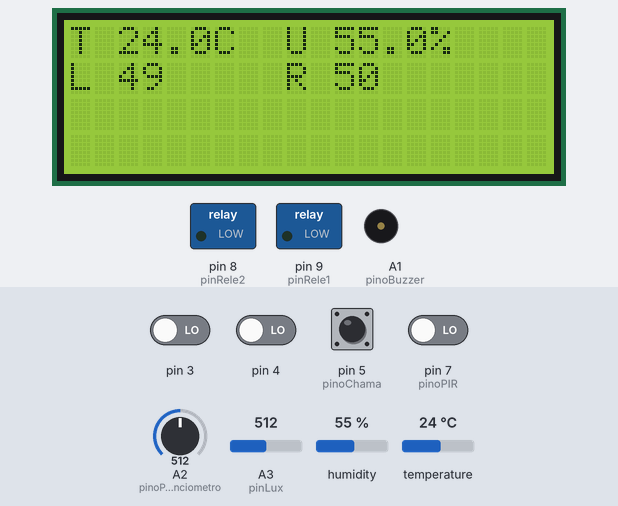
Bench run of a sketch on a simulated Arduino Uno, built with avr-gcc and run on an emulated ATmega328P. Parts: 20×4 character LCD, switched loads named in the sketch (green lamp = pin HIGH), buzzer (waves = sounding). The inputs (shaded band) are chosen by the test bench; at power-on: pin 5 (pinoChama) HIGH, pin 3, pin 4, pin 7 (pinoPIR) LOW, humidity 55 %, A2 (pinoPotenciometro) = 512, A3 (pinLux) = 512, temperature 24 °C. The modem accepts every AT command (registered, SIM ready, sends succeed) and sends nothing else; what the sketch prints to the serial monitor is not drawn.

Above: at 1.3 s.
1.4 s: humidity set to 51 %
At 3.3 s:
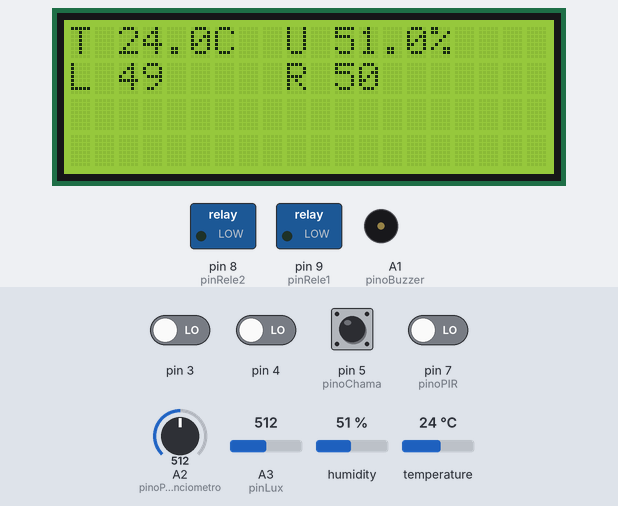
3.6 s: humidity set to 48 %
At 4.9 s:
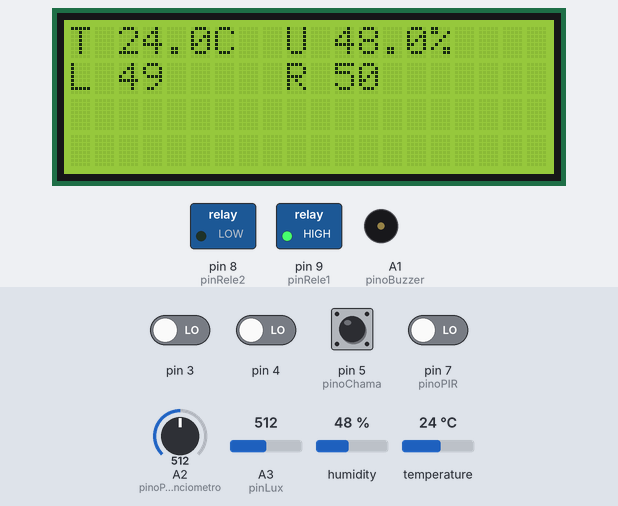
5.6 s: pin 3 driven HIGH
At 5.9 s:
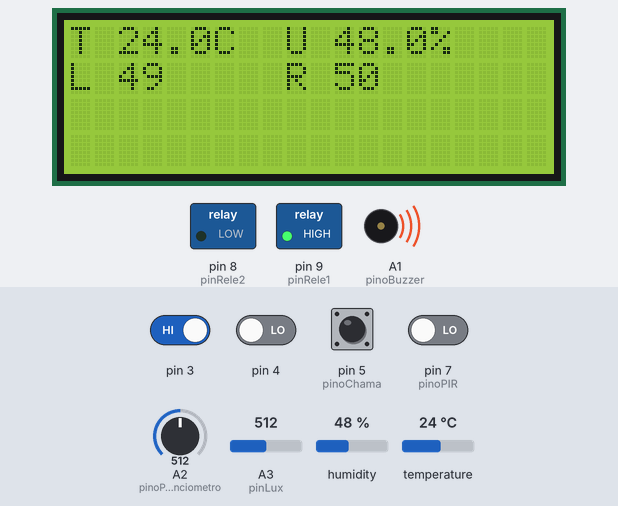
7.1 s: A2 (pinoPotenciometro) set to 503
At 8.2 s:
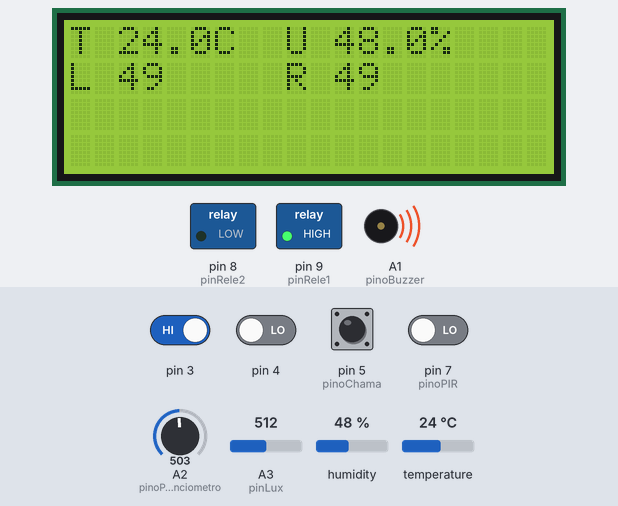
8.6 s: A2 (pinoPotenciometro) set to 483
At 9.2 s:
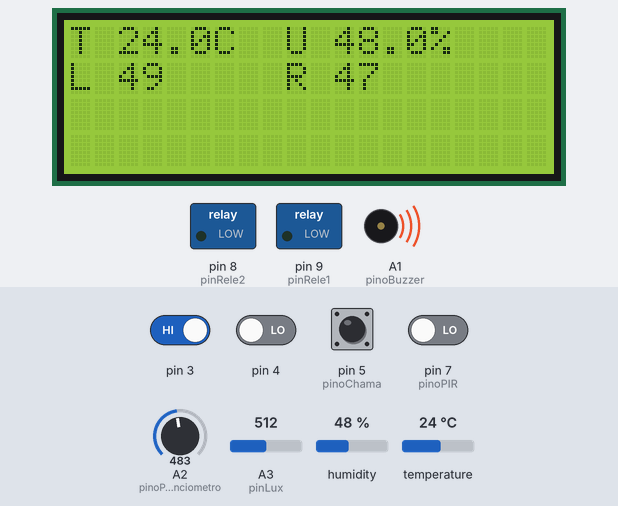
10.1 s: A3 (pinLux) set to 992
At 10.5 s:
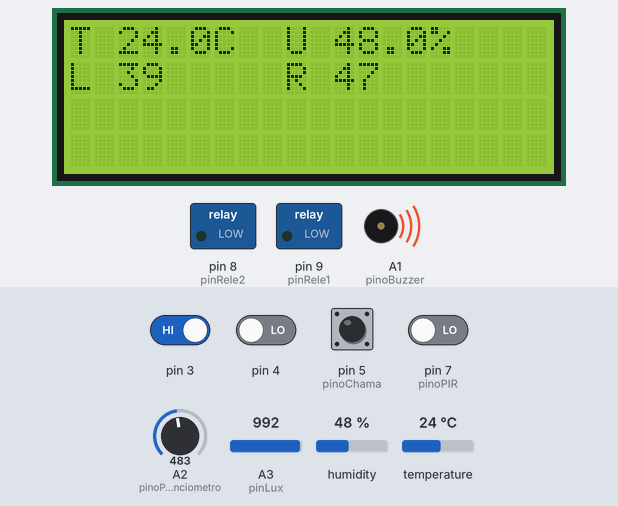
Timing chart, 0 to 12.6 s (numbered marks = the images above; inputs shaded):
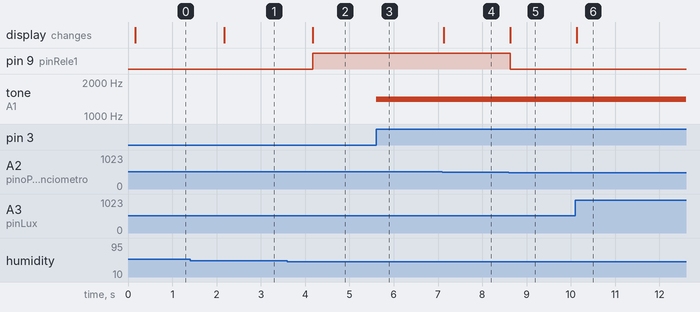

Measured:
- the behaviour switches between 50 and 49 % on humidity (found by bisection; images 1 and 2)
- the behaviour switches between 496 and 495 on A2 (pinoPotenciometro) (found by bisection; images 4 and 5)
- after the input at 1.4 s, the display: changes after 0.77 s (image 1)
- after the input at 3.6 s, pin 9 (pinRele1): LOW → HIGH after 0.57 s; the display: changes after 0.57 s (image 2)
- after the input at 5.6 s, tone on A1 (pinoBuzzer): silent → 1400 Hz at once
- after the input at 7.1 s, the display: changes at once (image 4)
- after the input at 8.6 s, pin 9 (pinRele1): HIGH → LOW at once; the display: changes at once (image 5)
- after the input at 10.1 s, the display: changes at once (image 6)

The sketch:

central.ino
```cpp
/*
   Autor: Matheus de Souza Silva, Data: Dezembro de 2018
   revisao: 13/04/2018
   revisao: 22/04/2018
   revisao: 07/05/2018
   revisao: 11/05/2018
   revisao: 03/08/2018
   revisao: 09/08/2018
   revisao: 12/09/2018
   revisão: 23/09/2018
   revisão: 25/09/2018
   revisão final: 07/12/2018
*/

// --- Bibliotecas Auxiliares ---
#include <Wire.h>
#include <LiquidCrystal_I2C.h>
#include <DHT.h>
#include <Adafruit_Sensor.h>
#include <SPI.h>
#include <SoftwareSerial.h>
// ------------------------------------------------------------------------------------------------------------------------------------

// --- Mapeamento de Portas ---
#define DHTPIN      6
#define pinoPIR     7
#define pinoPotenciometro A2
#define pinRele1    9
#define pinRele2    8
#define DHTTYPE DHT22
#define pinoChama   5
#define pinLux      A3
#define pinoBuzzer  A1
#define RX 11
#define TX 12

//----Configuração para conexão internet via ESP01 ----
String AP = "i10 TELECOM - 287";  // Rede
String PASS = "i102018982145";    // Senha
String API = "LAY98YM2W4UHIDYP";  // Chave de escrita ThingSpeak
String HOST = "api.thingspeak.com"; // url da api. Fixa
String PORT = "80";
String field = "field1";
int countTrueCommand;
int countTimeCommand;
boolean found = false;
int valSensor = 1;
long tempoGravar = 0;
SoftwareSerial esp8266(RX,TX);

int sensor = 0x50;

boolean flagPIR = false;
boolean flagCHAMA = false;

// --- Configuracao Hardware do LCD ---
LiquidCrystal_I2C lcd(0x27,20,4);
// --- Configuracao Hardware sensor
DHT dht(DHTPIN, DHTTYPE);
// -------------------------------------------------------------------------------------------------------------------------------------

// --- Configurações Iniciais ---
void setup()
{
  //---------------------- CONEXÃO WIFI -----------------------------
  Serial.begin(9600);
  esp8266.begin(115200);
  sendCommand("AT",5,"OK");
  sendCommand("AT+CWMODE=1",5,"OK");
  sendCommand("AT+CWJAP=\""+ AP +"\",\""+ PASS +"\"",20,"OK");
  //-----------------------------------------------------------------

  dht.begin();
  lcd.init();
  lcd.backlight();

  pinMode(pinoChama, INPUT);
  pinMode(pinoPIR, INPUT);
  pinMode(pinLux, INPUT);
  pinMode(pinRele1, OUTPUT);
  pinMode(pinRele2, OUTPUT);
  pinMode(pinoPotenciometro, INPUT);
  pinMode(pinoBuzzer, OUTPUT);

}

void loop()
{
   int ptUmidade = map(analogRead(pinoPotenciometro), 0, 1023, 1, 100);   //valor recebido pelo potenciometro
   releUmidade(ptUmidade);
   sensorChama();
   if(flagPIR == true && digitalRead(4) == HIGH){flagPIR = false;
   digitalWrite(pinoBuzzer,1); delay(50); digitalWrite(pinoBuzzer,0);
   digitalWrite(pinoBuzzer,1); delay(50); digitalWrite(pinoBuzzer,0);}
   if(digitalRead(3)){flagPIR = true; tone(pinoBuzzer,1400,250);}
   if(flagPIR){movimento();}

   temperatura();
}

void gravar(float x, float y, int z){
   String getData = "GET /update?api_key="+ API +"&field1="+x+"&field2="+y+"&field3="+z;
   sendCommand("AT+CIPMUX=1",5,"OK");
   sendCommand("AT+CIPSTART=0,\"TCP\",\""+ HOST +"\","+ PORT,15,"OK");
   sendCommand("AT+CIPSEND=0," +String(getData.length()+4),4,">");
   esp8266.println(getData);
    Serial.print("enviado ==> getStr: ");
    Serial.println(getData);
   delay(1500);countTrueCommand++;
   sendCommand("AT+CIPCLOSE=0",5,"OK");
}

void sensorChama(){
  int valor_d = digitalRead(pinoChama);
  if (valor_d == 0){
    digitalWrite(pinoBuzzer, HIGH);
    delay(7000);
  }else{digitalWrite(pinoBuzzer,LOW);}
  Serial.println(valor_d);
} //end chama

void temperatura(){

   lcd.setCursor(0,0);
   lcd.print(F("T"));
   lcd.setCursor(2,0);
   lcd.print(dht.readTemperature(),1);
   lcd.print(F("C"));

   lcd.setCursor(9,0);
   lcd.print(F("U"));
   lcd.setCursor(11,0);
   lcd.print(dht.readHumidity(),1);
   lcd.print(F("%"));

   lcd.setCursor(0,1);
   lcd.print(F("L"));
   lcd.setCursor(2,1);
   lcd.print(map(analogRead(pinLux), 1023, 0, 0, 100));

   lcd.setCursor(9,1);
   lcd.print(F("R"));
   lcd.setCursor(11,1);
   lcd.print(map(analogRead(pinoPotenciometro), 0, 1023, 0, 100));

  Serial.print("Tempo gravar: ");
  Serial.print(tempoGravar);
  Serial.print("-");
  Serial.println(millis());
   if(millis() > tempoGravar)
  {
    gravar(dht.readTemperature(),dht.readHumidity(),map(analogRead(pinLux), 1023, 0, 0, 100));
    tempoGravar = millis() + 600000;
  }


}

float releUmidade(float a){
   float hu = dht.readHumidity();
      if(hu < a){
          digitalWrite(pinRele1, 1);
        }else{
          digitalWrite(pinRele1, 0);
      }
      return a;
}

void movimento(){
  int movimento = digitalRead(pinoPIR);
   if (movimento == 1)
   {
      digitalWrite(pinoBuzzer, HIGH);
      delay(5000);
   }else{digitalWrite(pinoBuzzer, LOW);}
}

void sendCommand(String command, int maxTime, char readReplay[]) {
  Serial.print(countTrueCommand);
  Serial.print(". at command => ");
  Serial.print(command);
  Serial.print(" ");
  while(countTimeCommand < (maxTime*1))
  {
    esp8266.println(command);//at+cipsend
    if(esp8266.find(readReplay)){
      found = true;
      break;
    }

    countTimeCommand++;
  }

  if(found == true)
  {
    Serial.println("OYI");
    countTrueCommand++;
    countTimeCommand = 0;
  }

  if(found == false){
    Serial.println("Fail");
    countTrueCommand = 0;
    countTimeCommand = 0;
  }
  found = false;
 }
```
